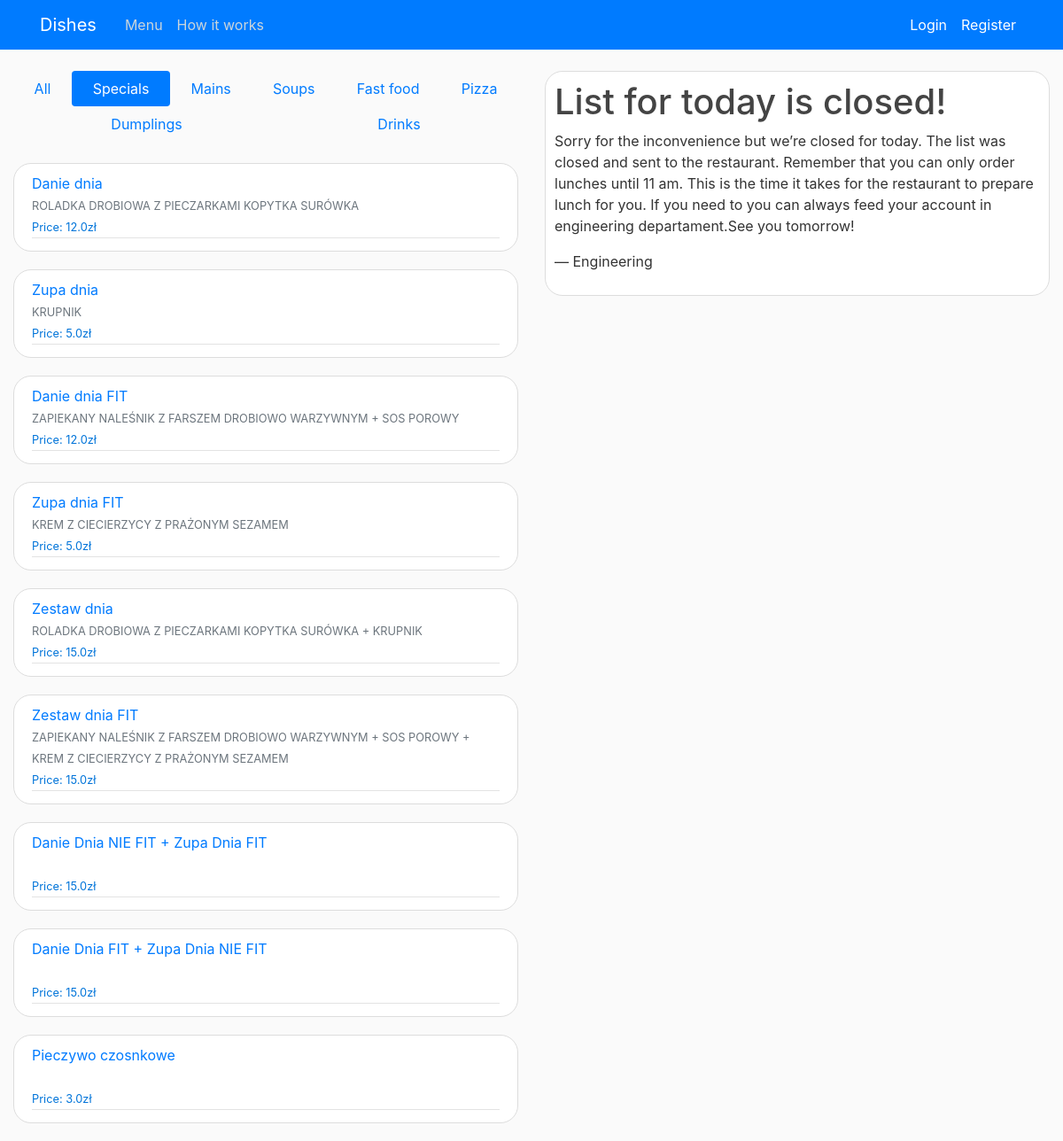
/select_type/special/, run on an earlier commit of the app's database.
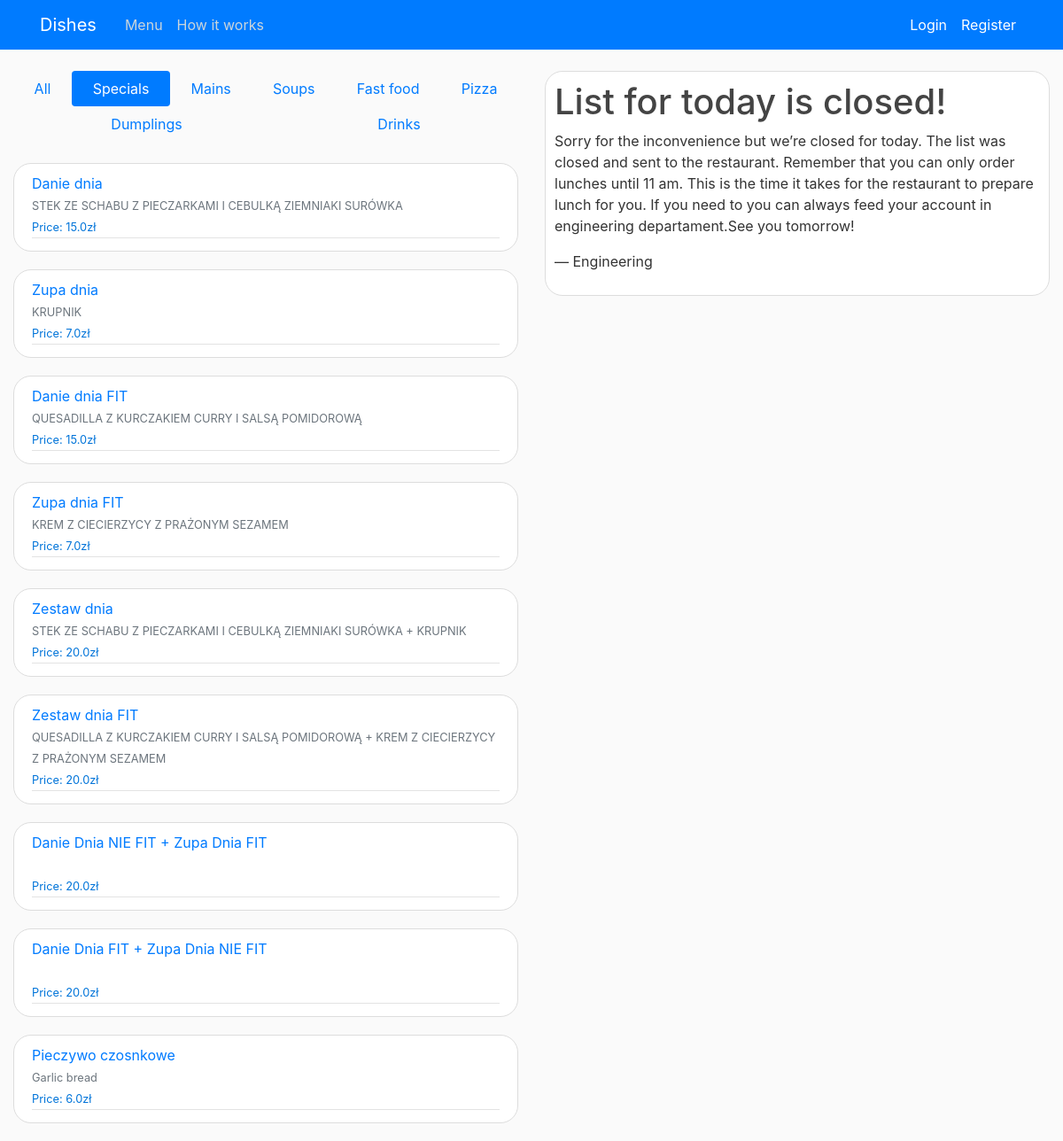
And on a later commit of the database.
### shop/models.py (models this page shows, shortened)
class Dish(models.Model):
    name = models.CharField(max_length=100)
    ingredient = models.CharField(max_length=250, blank=True)
    price = models.FloatField()
    dish_type = models.CharField(max_length=20)
    dish_addon = models.BooleanField(default=True)

### shop/views.py (the view)
# urls.py: path('select_type/<str:type>/', select_type, name='shop-select'),
def select_type(request, type):
    if type == "all":
       return redirect('shop-home')
    else:
        context = {
            'dish':selectMenu(type),
            'type': type,
            'hoursStart': startTime,
            'hoursEnd': endTime,
            'time': datetime.now()
        }
        try:
            values = countTotalPrice(request.user)
            context.update({'cart': values["items_in_cart"], 'sum_price': values["total_price"]})
            money = Profile.objects.get(user=request.user).money
            context.update({'money': money})
        except:
            pass
        return render(request, 'shop/home.html',context)

### shop/views.py (called while the page is built)
def countTotalPrice(user):
    items_in_cart = Cart.objects.filter(user=user)
    total_price = 0
    for item in items_in_cart:
        composition_price = item.composition.dish.price + item.composition.addon.price
        total_price += composition_price * item.quantity
    value_to_return ={
        'total_price': total_price,
        'items_in_cart': items_in_cart
    }
    return value_to_return

### shop/templates/shop/home.html (shortened to what this page needs)
{% extends 'shop/base.html' %}
{% block content %}
<nav class="nav nav-pills flex-column flex-sm-row">
    {% if type == 'special' %}
        <a class="flex-sm-fill text-sm-center nav-link" href="{% url 'shop-select' 'all' %}">All</a>
        <a class="flex-sm-fill text-sm-center nav-link active" href="{% url 'shop-select' 'special'%}">Specials</a>
        <a class="flex-sm-fill text-sm-center nav-link" href="{% url 'shop-select' 'main'%}">Mains</a>
        <a class="flex-sm-fill text-sm-center nav-link" href="{% url 'shop-select' 'soup'%}">Soups</a>
        <a class="flex-sm-fill text-sm-center nav-link" href="{% url 'shop-select' 'fastfood'%}">Fast food</a>
        <a class="flex-sm-fill text-sm-center nav-link" href="{% url 'shop-select' 'pizza'%}">Pizza</a>
        <a class="flex-sm-fill text-sm-center nav-link" href="{% url 'shop-select' 'dumplig'%}">Dumplings</a>
        <a class="flex-sm-fill text-sm-center nav-link" href="{% url 'shop-select' 'drinks'%}">Drinks</a>
    {% endif %}
</nav>
<br>
{% for menu in dish %}
    <article class="media content-section">
        <div class="media-body">
            <div class="article-metadata">
                <a class="mr-2" href="{% url 'shop-open-dish' menu.id %}">{{ menu.name }}</a><br>
                <small class="text-muted">{{ menu.ingredient }}</small><br>
                <small class="article-content" style='color:#0074d9'>Price: {{ menu.price }}zł</small>
            </div>
        </div>
    </article>
{% endfor %}
{% endblock content %}

### shop/templates/shop/base.html (shortened to what this page needs)
{% load static %}
{% load django_template_maths %}
<!DOCTYPE html>
<html>
<head>
    <link rel="stylesheet" href="https://stackpath.bootstrapcdn.com/bootstrap/4.5.2/css/bootstrap.min.css">
    <link rel="stylesheet" type="text/css" href="{% static 'shop/main.css' %}">
</head>
<body>
    <header class="site-header">
        <nav class="navbar navbar-expand-md navbar-dark bg-primary fixed-top">
            <div class="container">
                <a class="navbar-brand mr-4">Dishes</a>
                <div class="collapse navbar-collapse" id="navbarToggle">
                    <div class="navbar-nav mr-auto">
                        <a class="nav-item nav-link" href="{% url 'shop-home' %}">Menu</a>
                        <a class="nav-item nav-link" href="{% url 'shop-about' %}">How it works</a>
                    </div>
                     <div class="navbar-nav">
                        {% if user.is_authenticated %}
                            <a class="nav-item nav-link" style="color: #ffffff" href="{% url 'logout' %}">Logout</a>
                            <a class="nav-item nav-link" style="color: #ffffff" href="{% url 'profile' %}">{{ user.username }} : {{money|floatformat}}zł</a>
                        {% else %}
                            <a class="nav-item nav-link" style="color: #ffffff" href="{% url 'login' %}">Login</a>
                            <a class="nav-item nav-link" style="color: #ffffff" href="{% url 'register' %}">Register</a>
                        {% endif %}
                    </div>
                </div>
            </div>
        </nav>
    </header>
   <main role="main" class="container-fluid">
        {% if summary %}
            {% block summary %}
            {% endblock summary %}
        {% else %}
            <div class="row">
                <div class="col-md-6">
                    {% block content %}{% endblock %}
                </div>
                {% if hoursStart < time.time and hoursEnd > time.time %}
                    <div class="col-md-6">
                        {% if user.is_authenticated %}
                            {% if not profile_view%}
                                <div class="content-section-sticky">
                                    <h3>Cart</h3>
                                        <ul class="list-group list-group-flush">
                                            {% for item in cart %}
                                                <span class="badge badge-primary">{{item.quantity}} x {{ item.composition }} - {{item.composition.dish.price|add:item.composition.addon.price}} zł
                                                    <a class="badge badge-light" href="{% url 'shop-delete-from-cart' item.id %}">
                                                        <svg width="1em" height="1em" viewBox="0 0 16 16" class="bi bi-trash-fill" fill="currentColor" xmlns="http://www.w3.org/2000/svg">
                                                            <path fill-rule="evenodd" d="M2.5 1a1 1 0 0 0-1 1v1a1 1 0 0 0 1 1H3v9a2 2 0 0 0 2 2h6a2 2 0 0 0 2-2V4h.5a1 1 0 0 0 1-1V2a1 1 0 0 0-1-1H10a1 1 0 0 0-1-1H7a1 1 0 0 0-1 1H2.5zm3 4a.5.5 0 0 1 .5.5v7a.5.5 0 0 1-1 0v-7a.5.5 0 0 1 .5-.5zM8 5a.5.5 0 0 1 .5.5v7a.5.5 0 0 1-1 0v-7A.5.5 0 0 1 8 5zm3 .5a.5.5 0 0 0-1 0v7a.5.5 0 0 0 1 0v-7z"/>
                                                        </svg>
                                                    </a>
                                                </span>
                                                <br>
                                            {% endfor %}
                                            <li class="list-group-item d-flex justify-content-between align-items-center">Total:
                                                <span class="badge badge-primary badge-pill">{{sum_price}}</span> zł
                                            </li>
                                            <div class="text-center">
                                                <a class="btn btn-primary btn-lg btn-block" href="{% url 'shop-order-summary' %}"> Order </a>
                                            </div>
                                        </ul>
                                    </p>
                                </div>
                            {% endif %}
                        {% endif %}
                    </div>
                {% else %}
                    <div class="col-md-6">
                        <div class="content-section-sticky">
                            <article>
                                <h1>List for today is closed!</h1>
                                <div>
                                    <p>Sorry for the inconvenience but we&rsquo;re closed for today. The list was closed and sent to the restaurant. Remember that you can only order lunches until 11 am. This is the time it takes for the restaurant to prepare lunch for you. If you need to you can always feed your account
                                    in engineering departament.</a>See you tomorrow!</p>
                                    <p>&mdash; Engineering</p>
                                </div>
                            </article>
                        </div>
                    </div>
                {% endif %}
            </div>
        {% endif %}
    </main>
</body>
</html>

### shop/static/shop/main.css (style rules this page uses)
body { background: #fafafa; color: #333333; margin-top: 5rem; }
h1, h2, h3, h4, h5, h6 { color: #444444; }
.site-header .navbar-nav .nav-link { color: #cbd5db; }
.content-section { background: #ffffff; padding: 10px 20px; border: 1px solid #dddddd; border-radius: 20px; margin-bottom: 20px; }
.content-section-sticky { background: #ffffff; padding: 10px 10px; border: 1px solid #dddddd; border-radius: 20px; margin-bottom:0; position: -webkit-sticky; position: sticky; top: 60px; }
.container-fluid { border-radius:20px; }
.article-content { white-space: pre-line; }
.article-metadata { padding-bottom: 1px; margin-bottom: 4px; border-bottom: 1px solid #e3e3e3 }

What changed in the data, as far as the page shows it:
changed Dish "Danie dnia": ingredient "ROLADKA DROBIOWA Z PIECZARKAMI KOPYTKA SURÓWKA" → "STEK ZE SCHABU Z PIECZARKAMI I CEBULKĄ ZIEMNIAKI SURÓWKA"; price "12.0" → "15.0"
changed Dish "Zupa dnia": price "5.0" → "7.0"
changed Dish "Danie dnia FIT": ingredient "ZAPIEKANY NALEŚNIK Z FARSZEM DROBIOWO WARZYWNYM + SOS POROWY" → "QUESADILLA Z KURCZAKIEM CURRY I SALSĄ POMIDOROWĄ"; price "12.0" → "15.0"
changed Dish "Zupa dnia FIT": price "5.0" → "7.0"
changed Dish "Zestaw dnia": ingredient "ROLADKA DROBIOWA Z PIECZARKAMI KOPYTKA SURÓWKA + KRUPNIK" → "STEK ZE SCHABU Z PIECZARKAMI I CEBULKĄ ZIEMNIAKI SURÓWKA + KRUPNIK"; price "15.0" → "20.0"
changed Dish "Zestaw dnia FIT": ingredient "ZAPIEKANY NALEŚNIK Z FARSZEM DROBIOWO WARZYWNYM + SOS POROWY + KREM Z CIECIERZYCY Z PRAŻONYM SEZAMEM" → "QUESADILLA Z KURCZAKIEM CURRY I SALSĄ POMIDOROWĄ + KREM Z CIECIERZYCY Z PRAŻONYM SEZAMEM"; price "15.0" → "20.0"
changed Dish "Danie Dnia NIE FIT + Zupa Dnia FIT": price "15.0" → "20.0"
changed Dish "Danie Dnia FIT + Zupa Dnia NIE FIT": price "15.0" → "20.0"
changed Dish "Pieczywo czosnkowe": ingredient (not shown) → "Garlic bread"; price "3.0" → "6.0"
